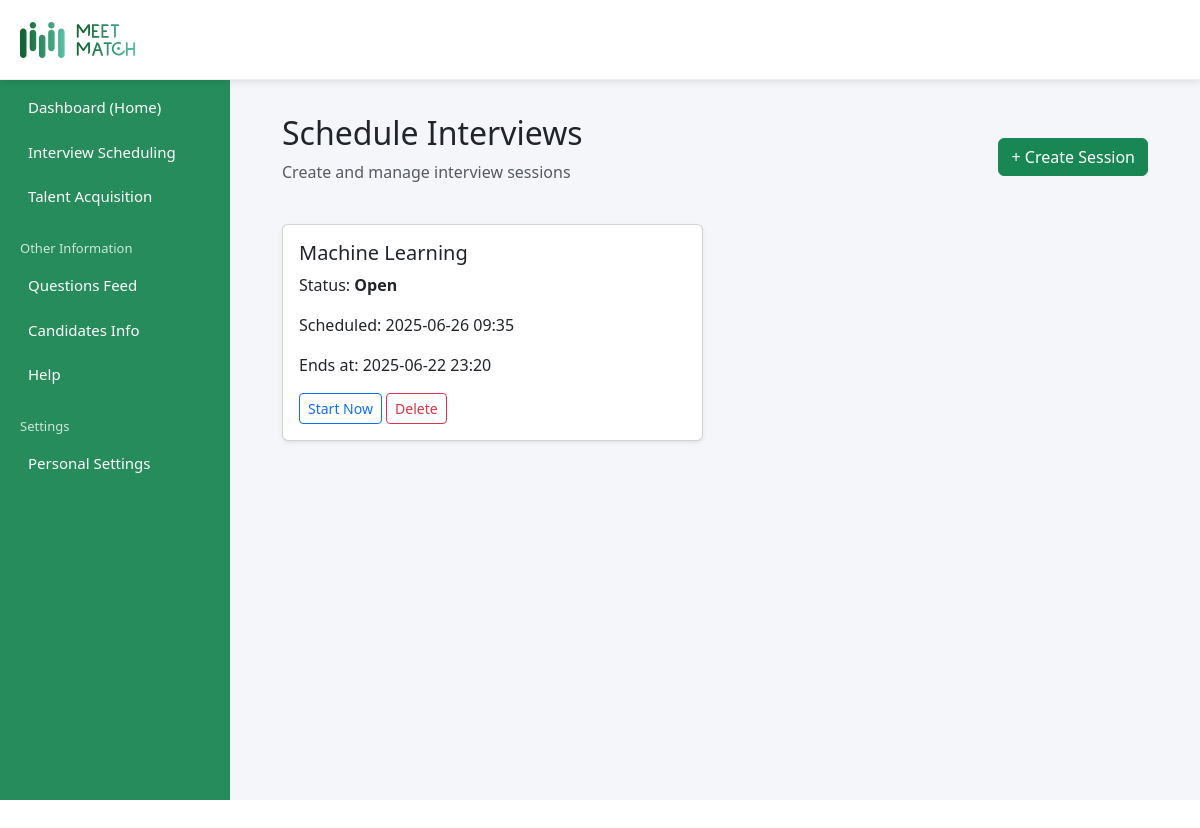
Screenshot of /admin_dashboard/interview_scheduling/ (signed in) with the database file from the repository.
### interview_scheduling/models.py (models this page shows, shortened)
class InterviewSession(models.Model):
    created_by = models.ForeignKey(User, on_delete=models.CASCADE)
    created_at = models.DateTimeField(auto_now_add=True)
    job = models.ForeignKey(Job, on_delete=models.CASCADE)
    slug = models.SlugField(unique=True, blank=True, null=True)
    duration_minutes = models.PositiveIntegerField()
    status = models.CharField(max_length=20, choices=[('Open', 'Open'), ('Closed', 'Closed')])
    scheduled_at = models.DateTimeField(default=datetime.now)
    ended_at = models.DateTimeField(null=False)
    question_querey = models.JSONField(default=dict, blank=True, null=True)

### Job/models.py (models this page shows, shortened)
class Job(models.Model):
    created_by = models.ForeignKey(User, on_delete=models.CASCADE)
    title = models.CharField(max_length=200)
    description = models.TextField()
    requirements = models.TextField()
    created_at = models.DateTimeField(auto_now_add=True)
    location = models.CharField(max_length=100)
    logo = models.ImageField(upload_to=job_logo, null=True, blank=True)
    level = models.CharField(max_length=100,choices=LEVEL_CHOICES)
    slug = models.SlugField(unique=True, blank=True, null=True)
    def __str__(self):
        return self.title

### interview_scheduling/views.py (the view)
# urls.py: path('', views.interview_scheduling_view, name='interview_scheduling'),
@login_required
def interview_scheduling_view(request):
    if request.method == 'POST':
        form = InterviewSessionForm(request.POST, user=request.user)
        if form.is_valid():
            session = form.save(commit=False)
            session.created_by = request.user
            selected_fields = form.cleaned_data.get('selected_fields')
            field_ids = selected_fields.values_list('id', flat=True)
            technical_questions = list(Question.objects.filter(field__in=field_ids, field__field_type='Techincal'))
            soft_questions = list(Question.objects.filter(field__in=field_ids, field__field_type='Soft Skill'))
            def balance_questions(q_list, count):
                random.shuffle(q_list)
                return q_list[:count]
            technical = balance_questions(technical_questions, min(3, len(technical_questions)))
            soft = balance_questions(soft_questions, min(3, len(soft_questions)))
            question_query = {
                "technical": [{"id": q.id, "Skill": q.field.name, "question": q.question_text} for q in technical],
                "soft skill": [{"id": q.id, "Skill": q.field.name, "question": q.question_text} for q in soft]
            }
            session.question_querey = question_query
            session.save()
            messages.success(request, "Interview session created successfully.")
            return redirect('InterviewScheduling:interview_scheduling')
        else:
            messages.error(request, "Please correct the errors in the form.")
    else:
        form = InterviewSessionForm(user=request.user)
    sessions = InterviewSession.objects.filter(created_by=request.user).order_by('-created_at')
    return render(request, 'interview/interview_scheduling.html', {
        'form': form,
        'sessions': sessions
    })

### questions/models.py (called while the page is built)
    def __str__(self):
        return self.name

### templates/interview/interview_scheduling.html (shortened to what this page needs)
{% extends 'admin_base.html' %}
{% load static %}
{% block extra_css %}
<link href="https://cdn.jsdelivr.net/npm/bootstrap@5.1.3/dist/css/bootstrap.min.css" rel="stylesheet">
{% endblock %}
{% block content %}
<div class="container mt-4">
  <div class="d-flex justify-content-between align-items-center mb-4">
    <div>
      <h2>Schedule Interviews</h2>
      <p class="text-muted">Create and manage interview sessions</p>
    </div>
    <button class="btn btn-success" onclick="openSessionPopup()">+ Create Session</button>
  </div>
  <div class="row">
    {% for session in sessions %}
    <div class="col-md-6 mb-4">
      <div class="card shadow-sm">
        <div class="card-body">
          <h5 class="card-title">{{ session.job.title }}</h5>
          <p>Status: <strong>{{ session.status }}</strong></p>
          <p>Scheduled: {{ session.scheduled_at|date:"Y-m-d H:i" }}</p>
          <p>Ends at: {{ session.ended_at|date:"Y-m-d H:i" }}</p>
          <a href="{% url 'InterviewScheduling:start_session' session.id %}" class="btn btn-sm btn-outline-primary">Start Now</a>
          <a href="{% url 'InterviewScheduling:delete_session' session.id %}" class="btn btn-sm btn-outline-danger">Delete</a>
        </div>
      </div>
    </div>
    {% empty %}
    <p class="text-muted">No interview sessions scheduled yet.</p>
    {% endfor %}
  </div>
</div>
{% endblock %}

### templates/admin_base.html (shortened to what this page needs)
{% load static %}
<!DOCTYPE html>
<html lang="en">
<head>
  <link rel="stylesheet" href="{% static 'css/style.css' %}">
  {% block extra_css %}{% endblock %}
  <link href="https://cdn.jsdelivr.net/npm/bootstrap@5.3.0/dist/css/bootstrap.min.css" rel="stylesheet">
</head>
<body>
  <div class="top-navbar">
    <img src="{% static 'images/base color-wide.svg' %}" class="top-logo" alt="Logo">
  </div>
  <div class="dashboard-container">
    <div class="sidebar">
      <ul class="sidebar-links">
        <li><a href="{% url 'AdminDashboard:admin_dashboard' %}">Dashboard (Home)</a></li>
        <li><a href="{% url 'InterviewScheduling:interview_scheduling' %}">Interview Scheduling</a></li>
        <li><a href="#">Talent Acquisition</a></li>
        <li class="sidebar-section">Other Information</li>
        <li><a href="{% url 'Questions:questions' %}">Questions Feed</a></li>
        <li><a href="{% url 'AdminDashboard:candidate' %}">Candidates Info</a></li>
        <li><a href="#">Help</a></li>
        <li class="sidebar-section">Settings</li>
        <li><a href="#">Personal Settings</a></li>
      </ul>
    </div>
    <div class="main-content">
      {% block content %}{% endblock %}
    </div>
  </div>
</body>
</html>

### static/css/style.css (style rules this page uses)
* { margin: 0; padding: 0; box-sizing: border-box; font-family: 'Segoe UI', sans-serif; }
body, html { height: 100%; background-color: #fff; }
body { color: #1a1a1a; }
.top-navbar { display: flex; align-items: center; justify-content: space-between; background-color: #fff; padding: 10px 20px; box-shadow: 0 2px 8px rgba(0, 0, 0, 0.1); }
.top-logo { height: 40px; width: auto; }
.dashboard-container { display: flex; height: 100%; }
.top-navbar { background-color: white; height: 80px; display: flex; align-items: center; padding-left: 20px; border-bottom: 1px solid #eee; position: fixed; top: 0; left: 0; right: 0; z-index: 1000; }
.top-logo { height: 36px; }
.dashboard-container { display: flex; height: calc(100vh - 60px); margin-top: 60px; }
.sidebar { width: 230px; background-color: #278c5c; color: white; padding: 30px 20px 20px 20px; height: calc(100vh - 60px); position: fixed; top: 60px; left: 0; }
.sidebar-links { list-style: none; padding: 0; font-size: 15px; }
.sidebar-links li { margin-bottom: 10px; }
.sidebar-links a { color: white; text-decoration: none; display: block; padding: 6px 8px; border-radius: 6px; }
.sidebar-section { font-size: 13px; color: #cce7dc; margin-top: 25px; margin-bottom: 10px; }
.main-content { margin-left: 230px; padding: 30px 40px; flex-grow: 1; background-color: #f5f6fa; min-height: calc(100vh - 60px); }

### rows the page displays
InterviewSession: job "Machine Learning", status "Open", scheduled_at "2025-06-26 09:35", ended_at "2025-06-22 23:20"
